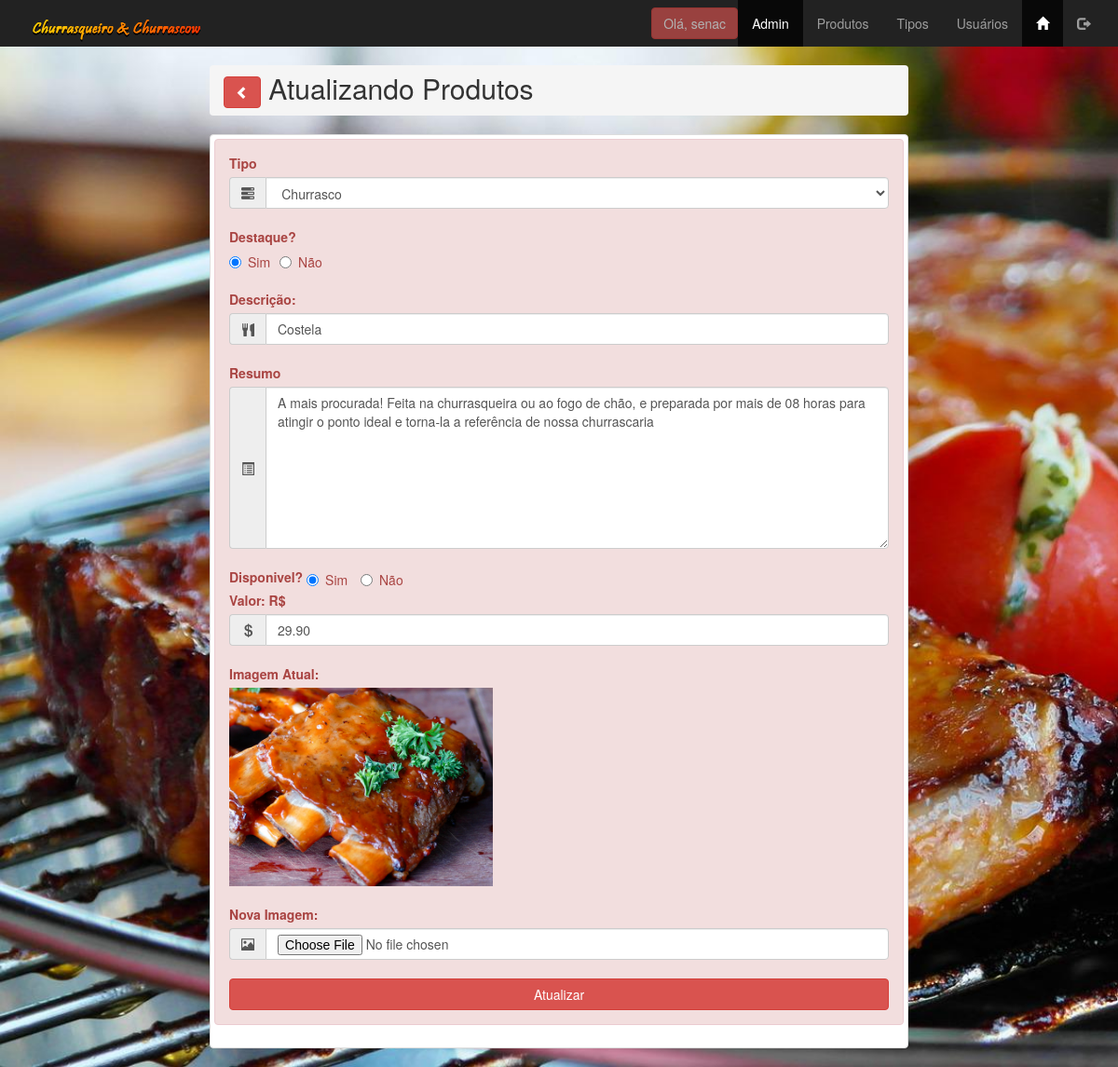
The app's page /admin/produto_atualiza.php?id_produto=3 (signed in) with its own data.
### tables this page shows
create table tbprodutos(
id_produto int(11) not null,
id_tipo_produto int  not null,
descri_produto varchar(100) not null,
resumo_produto varchar(1000) default null,
valor_produto decimal(10,2) default null,
imagem_produto varchar(50) default null,
destaque_produto enum('Sim', 'Não') not null,
disponivel_produto enum('Sim', 'Não') not null
);

create table tbtipos(
id_tipo int(11) not null,
sigla_tipo varchar(3) not null,
rotulo_tipo varchar(15) not null,
quantidade_tipo decimal(10,2) not null
);

### admin/produto_atualiza.php (the view, shortened to what this page needs)
<?php
include('../conexoes/conexao.php');
$id_alterar = $_GET['id_produto'];
$query_busca = "select * from tbprodutos where id_produto = " . $id_alterar;
$lista = $conexao->query($query_busca);
$linha = $lista->fetch_assoc();
$consulta_fk = "select * from tbtipos order by rotulo_tipo asc";
$lista_fk = $conexao->query($consulta_fk);
$linha_fk = $lista_fk->fetch_assoc();
?>
<!DOCTYPE html>
<html lang="pt-br">
<head>
            <link href="../css/bootstrap.min.css" rel="stylesheet" type="text/css">
            <link href="../css/meu_estilo.css" rel="stylesheet" type="text/css">
</head>
<body class="fundofixo">
    <?php include('menu_adm.php'); ?>
    <main class="container">
        <div class="row">
            <div class="col-xs-12 col-sm-offset-3 col-sm-6 col-md-offset-2 col-md-8">
                <h2 class="breadcrumb tex-danger">
                    <a href="produtos_lista.php">
                        <button class="btn btn-danger">
                            <span class="glyphicon glyphicon-chevron-left"></span>
                        </button>
                    </a>
                    Atualizando Produtos
                </h2>
                <div class="thumbnail">
                    <div class="alert alert-danger" role="alert">
                        <form action="produto_atualiza.php" method="post" id="form_produto_atualiza" name="form_produto_atualiza" enctype="multipart/form-data">
                            <label for="id_tipo_produto">Tipo</label>
                            <div class="input-group">
                                <span class="input-group-addon">
                                    <span class="glyphicon glyphicon-tasks" aria-hidden="true"></span>
                                </span>
                                <select name="id_tipo_produto" id="id_tipo_produto" class="form-control" required>
                                    <?php do { ?>
                                        <option value="<?php echo $linha_fk['id_tipo']; ?>" <?php
                                                                                            if (!(strcmp($linha_fk['id_tipo'], $linha['id_tipo_produto']))) {
                                                                                                echo "selected=\"selected\"";
                                                                                            } ?>>
                                            <?php echo $linha_fk['rotulo_tipo']; ?>
                                        </option>
                                    <?php } while ($linha_fk = $lista_fk->fetch_assoc());
                                    ?>
                                </select>
                            </div>
                            <br>
                            <label for="destaque_produto">Destaque?</label>
                            <div class="input-group">
                                <label for="destaque_produto_s" class="radio-inline">
                                    <input type="radio" name="destaque_produto" id="destaque_produto" value="Sim" <?php echo $linha['destaque_produto'] == "Sim" ? "checked" : null; ?>>
                                    Sim
                                </label>
                                <label for="destaque_produto_n" class="radio-inline">
                                    <input type="radio" name="destaque_produto" id="destaque_produto" value="Não" <?php echo $linha['destaque_produto'] == "Não" ? "checked" : null; ?>>
                                    Não
                                </label>
                            </div>
                            <br>
                            <label for="descri_produto">Descrição:</label>
                            <div class="input-group">
                                <span class="input-group-addon">
                                    <span class="glyphicon glyphicon-cutlery" aria-hidden="true"></span>
                                </span>
                                <input type="text" class="form-control" id="descri_produto" name="descri_produto" maxlength="100" required value="<?php echo $linha['descri_produto']; ?>" placeholder="Digite o titulo do produto...">
                            </div>
                            <br>
                            <label for="resumo_produto">Resumo</label>
                            <div class="input-group">
                                <span class="input-group-addon">
                                    <span class="glyphicon glyphicon-list-alt" aria-hidden="true"></span>
                                </span>
                                <textarea name="resumo_produto" id="resumo_produto" cols="30" rows="8" placeholder="Digite os detalhes do produto..." class="form-control"><?php echo $linha['resumo_produto']; ?>
                            </textarea>
                            </div>
                            <br>
                            <label for="disponivel_produto">Disponivel?</label>
                            <label for="disponivel_produto_s" class="radio-inline">
                                <input type="radio" name="disponivel_produto" id="disponivel_produto" value="Sim" <?php echo $linha['disponivel_produto'] == "Sim" ? "checked" : null ?>>
                                Sim
                            </label>
                            <label for="disponivel_produto_n" class="radio-inline">
                                <input type="radio" name="disponivel_produto" id="disponivel_produto" value="Não" <?php echo $linha['disponivel_produto'] == "Não" ? "checked" : null; ?>>
                                Não
                            </label>
                            <br>
                            <label for="valor_produto">Valor: R$</label>
                            <div class="input-group">
                                <span class="input-group-addon">
                                    <span class="glyphicon glyphicon-usd" aria-hidden="true"></span>
                                </span>
                                <input type="number" name="valor_produto" id="valor_produto" min="0" step="0.01" class="form-control" value="<?php echo $linha['valor_produto']; ?>">
                            </div>
                            <br>
                            <label for="imagem_produto_atual">Imagem Atual:</label>
                            <img src="../images/<?php echo $linha['imagem_produto']; ?>" alt="" class="img-responsive" style="max-width: 40%;">
                            <br>
                            <label for="imagem_produto">Nova Imagem:</label>
                            <div class="input-group">
                                <span class="input-group-addon">
                                    <span class="glyphicon glyphicon-picture" aria-hidden="true"></span>
                                </span>
                                <input type="file" name="imagem_produto" id="imagem_produto" class="form-control" accept="image/*">
                            </div>
                            <br>
                            <input type="submit" value="Atualizar" name="enviar" id="enviar" class="btn btn-danger btn-block">
                        </form>
                    </div>
                </div>
            </div>
        </div>
    </main>
</body>
</html>

### css/meu_estilo.css (style rules this page uses)
.fundofixo { background: url(../images/churrasco.jpg) no-repeat fixed; -webkit-background-size: cover ; background-size: cover; }

### records on screen
tbprodutos: id_tipo_produto "Churrasco", destaque_produto "☑ Destaque?", descri_produto "Costela", resumo_produto "A mais procurada! Feita na churrasqueira ou ao fogo de chão, e preparada por mais de 08 horas para atingir o ponto ideal e torna-la a referência de nossa churrascaria", disponivel_produto "☑ Disponivel?", valor_produto "29.90", imagem_produto (picture)

### other values on screen
$_SESSION['login_usuario'] "senac"
